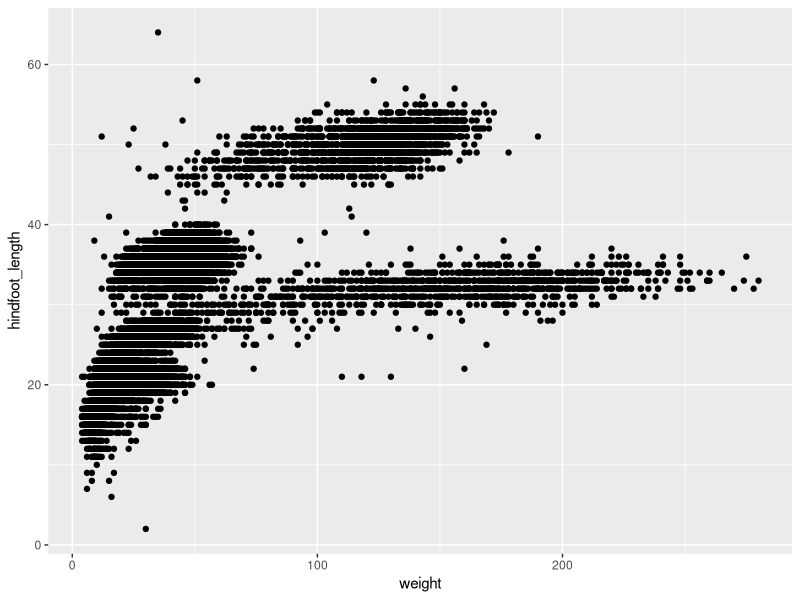
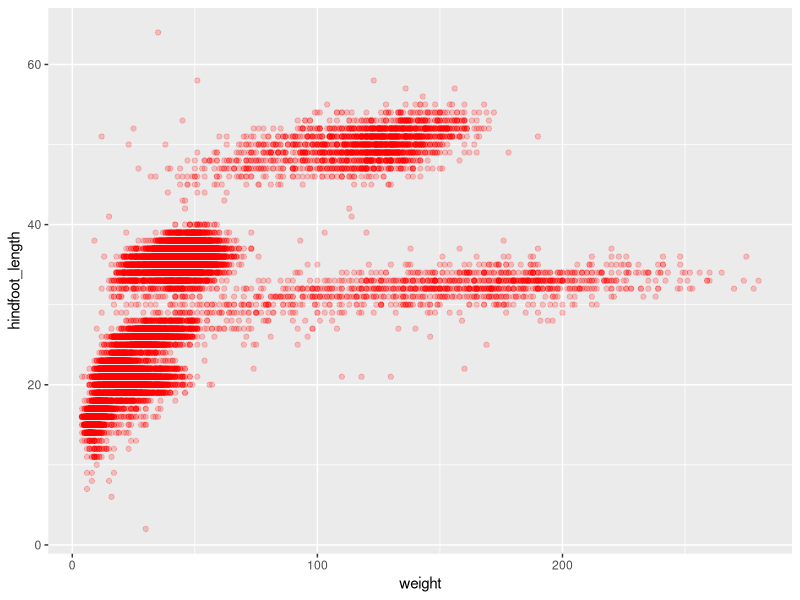
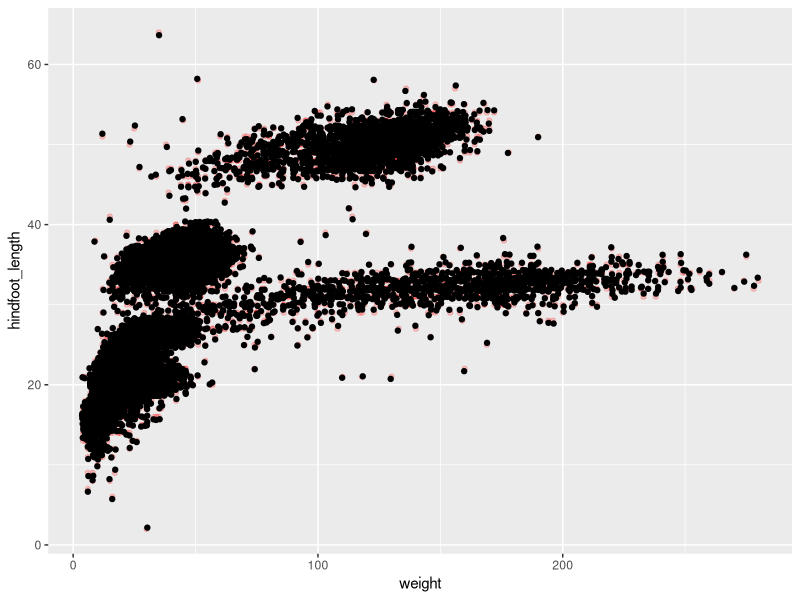
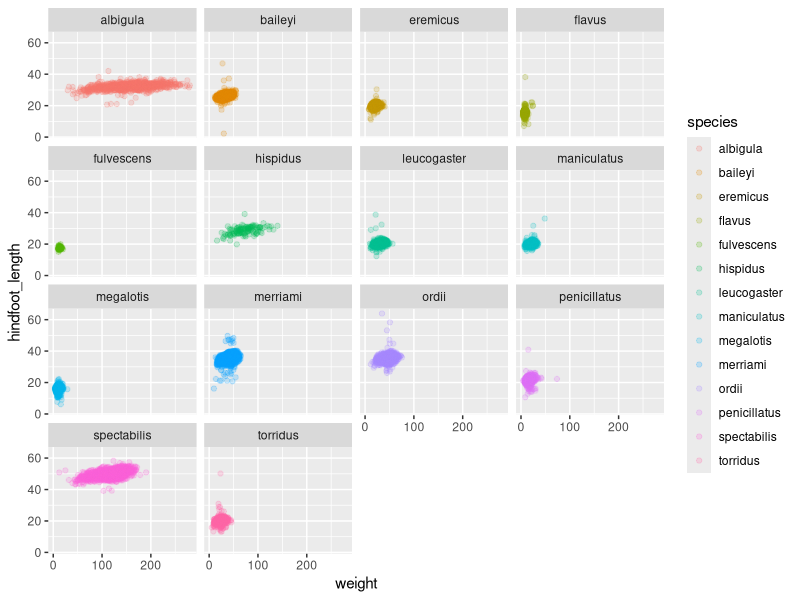
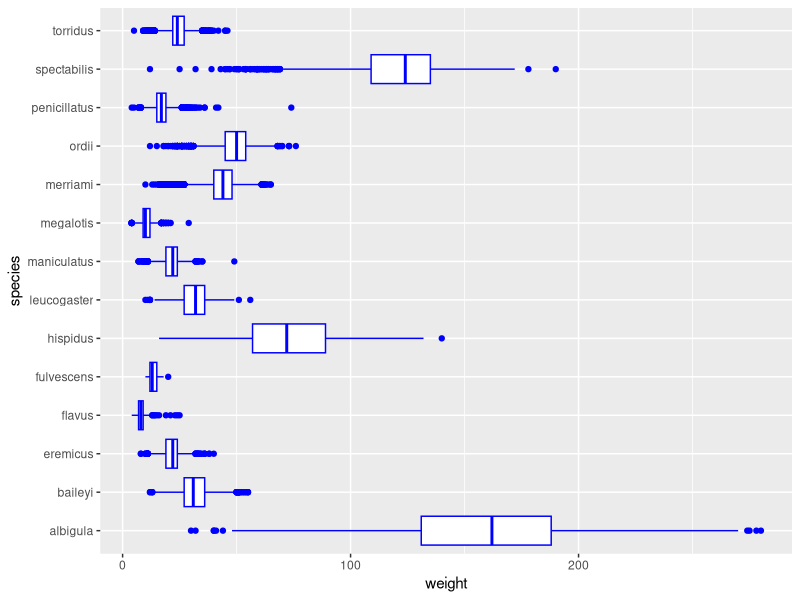
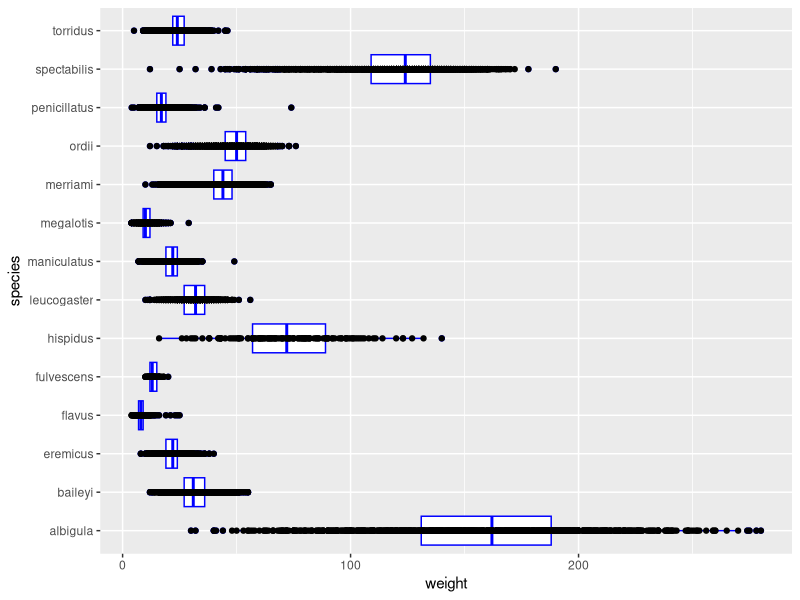
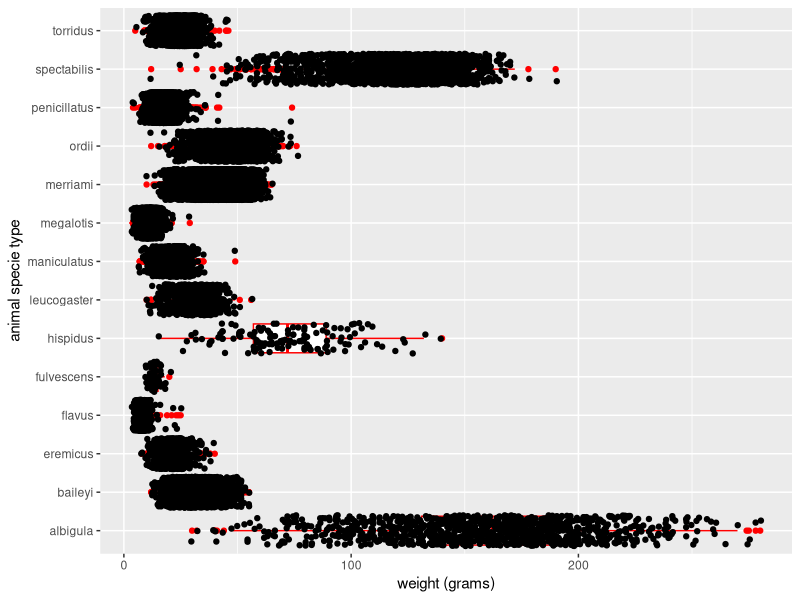
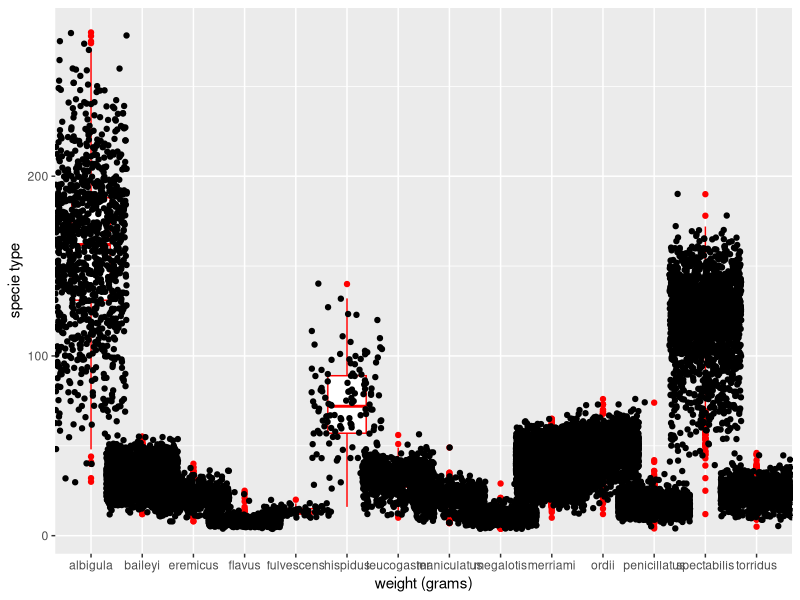

These figures' R source, in order:
## ---- chunk 1
#| messages: false
#| warnings: false

library(tidyverse)
library(here)


## ---- chunk 2
#| messages: false
#| warnings: false

surveys <- read_csv(here::here("supporting_artifacts", "surveys.csv"))
surveys
## ---- chunk 3
dim(surveys)
## ---- chunk 4
glimpse(surveys)

## ---- chunk 5
ggplot(data = surveys,
       mapping = aes(x = weight, y = hindfoot_length)) +
  geom_point()

## ---- chunk 6
ggplot(data = surveys,
       mapping = aes(x = weight, 
                     y = hindfoot_length)) +
  geom_point(col = 'red', alpha = 0.2)

## ---- chunk 7
ggplot(data = surveys,
       mapping = aes(x = weight, 
                     y = hindfoot_length)) +
  geom_point(col = 'red', alpha = 0.2) +
  geom_jitter()

## ---- chunk 8
ggplot(data = surveys,
       mapping = aes(x = weight, 
                     y = hindfoot_length,
                     col = species)) +
  geom_point(alpha = 0.2, position = 'jitter') +
  facet_wrap(~species)

## ---- chunk 9
ggplot(data = surveys,
       mapping = aes(y = species,
                     x = weight)) +
  geom_boxplot(col = 'blue')
## ---- chunk 10
ggplot(data = surveys,
       mapping = aes(y = species,
                     x = weight)) +
  geom_boxplot(col = 'blue') + 
  geom_point()
## ---- chunk 11
ggplot(data = surveys,
       mapping = aes(y = species,
                     x = weight)) +
         geom_boxplot(col = 'red') + 
         geom_jitter(width = 0.7, height = 0.4) +
         labs(x = "weight (grams)", y = "animal specie type")

## ---- chunk 12
ggplot(data = surveys,
       mapping = aes(x = species,
                     y = weight)) +
         geom_boxplot(col = 'red') + 
         geom_jitter(width = 0.7, height = 0.4) +
         labs(x = "weight (grams)", y = "specie type")

